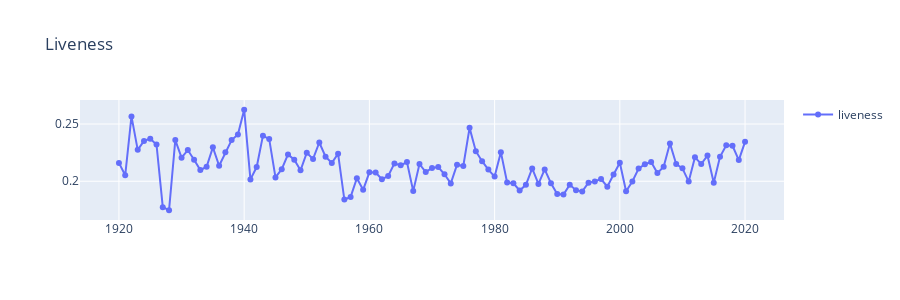

The notebook cell saved with this chart:
### Code cell
fig =go.Figure()
fig.add_trace(go.Scatter(x=df_year['year'], y=df_year['liveness'], mode='markers + lines',name="liveness",showlegend=True))
fig.update_layout(title="Liveness",height=300)
fig.show()
